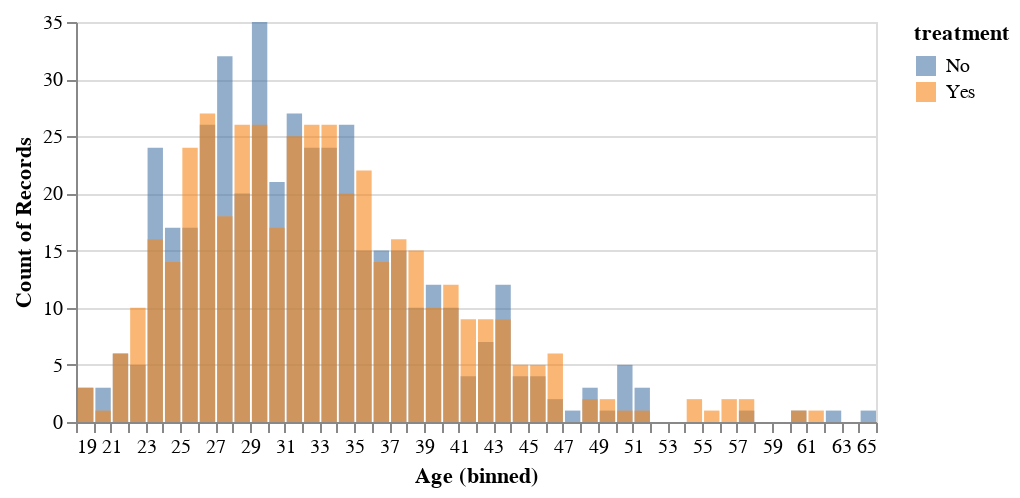

Here is the notebook cell this chart was saved with:
### Markdown cell above
### Numerical Variable distribution

### Code cell
alt.Chart(train_df.sort_values('treatment')).mark_bar(opacity=0.6).encode(
    alt.X(alt.repeat(), type='quantitative', bin=alt.Bin(maxbins=50)),
    alt.Y('count()', stack=None),
    alt.Color('treatment')
).properties(
    height=200
).repeat(
    train_df.select_dtypes('number').columns.to_list(),
    columns=2
)

### Figure 1 — Vega-Lite specification as saved in the notebook (floating-point values rounded to 4 significant figures; data arrays with more than 128 entries replaced by an {"elided": "..."} marker saying what was removed)
{"config": {"view": {"continuousWidth": 400, "continuousHeight": 300}}, "repeat": ["Age"], "spec": {"data": {"name": "data-433db5b0f6e14f3ee9fe033981d9c97c"}, "mark": {"type": "bar", "opacity": 0.6}, "encoding": {"color": {"type": "nominal", "field": "treatment"}, "x": {"type": "quantitative", "bin": {"maxbins": 50}, "field": {"repeat": "repeat"}}, "y": {"type": "quantitative", "aggregate": "count", "stack": null}}, "height": 200}, "columns": 2, "$schema": "https://vega.github.io/schema/vega-lite/v4.8.1.json", "datasets": {"data-433db5b0f6e14f3ee9fe033981d9c97c": {"elided": "881 records"}}}
